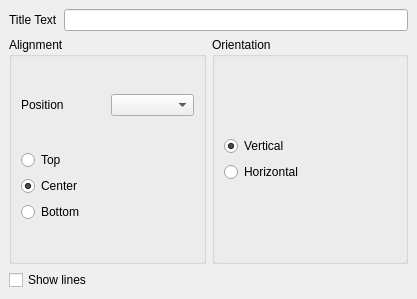
<ui version="4.0" >
 <class>KDChartLegendPropertiesWidget</class>
 <widget class="QWidget" name="KDChartLegendPropertiesWidget" >
  <property name="geometry" >
   <rect>
    <x>0</x>
    <y>0</y>
    <width>417</width>
    <height>299</height>
   </rect>
  </property>
  <layout class="QVBoxLayout" >
   <property name="margin" >
    <number>9</number>
   </property>
   <property name="spacing" >
    <number>6</number>
   </property>
   <item>
    <layout class="QHBoxLayout" >
     <property name="margin" >
      <number>0</number>
     </property>
     <property name="spacing" >
      <number>6</number>
     </property>
     <item>
      <widget class="QLabel" name="titleTextLB" >
       <property name="text" >
        <string>Title Text</string>
       </property>
      </widget>
     </item>
     <item>
      <widget class="QLineEdit" name="titleTextED" />
     </item>
    </layout>
   </item>
   <item>
    <layout class="QHBoxLayout" >
     <property name="margin" >
      <number>0</number>
     </property>
     <property name="spacing" >
      <number>6</number>
     </property>
     <item>
      <widget class="QGroupBox" name="alignmentGB" >
       <property name="title" >
        <string>Alignment</string>
       </property>
       <layout class="QVBoxLayout" >
        <property name="margin" >
         <number>9</number>
        </property>
        <property name="spacing" >
         <number>6</number>
        </property>
        <item>
         <layout class="QHBoxLayout" >
          <property name="margin" >
           <number>0</number>
          </property>
          <property name="spacing" >
           <number>6</number>
          </property>
          <item>
           <widget class="QLabel" name="positionLB" >
            <property name="text" >
             <string>Position</string>
            </property>
           </widget>
          </item>
          <item>
           <widget class="QComboBox" name="mPositionCombo" />
          </item>
         </layout>
        </item>
        <item>
         <layout class="QVBoxLayout" >
          <property name="margin" >
           <number>0</number>
          </property>
          <property name="spacing" >
           <number>6</number>
          </property>
          <item>
           <widget class="QRadioButton" name="topLeftRB" >
            <property name="text" >
             <string>Top</string>
            </property>
           </widget>
          </item>
          <item>
           <widget class="QRadioButton" name="centerRB" >
            <property name="text" >
             <string>Center</string>
            </property>
            <property name="checked" >
             <bool>true</bool>
            </property>
           </widget>
          </item>
          <item>
           <widget class="QRadioButton" name="bottomRightRB" >
            <property name="text" >
             <string>Bottom</string>
            </property>
           </widget>
          </item>
         </layout>
        </item>
       </layout>
      </widget>
     </item>
     <item>
      <widget class="QGroupBox" name="OrientationGB" >
       <property name="title" >
        <string>Orientation</string>
       </property>
       <layout class="QGridLayout" >
        <property name="margin" >
         <number>9</number>
        </property>
        <property name="spacing" >
         <number>6</number>
        </property>
        <item row="0" column="0" >
         <layout class="QVBoxLayout" >
          <property name="margin" >
           <number>0</number>
          </property>
          <property name="spacing" >
           <number>6</number>
          </property>
          <item>
           <widget class="QRadioButton" name="verticalRB" >
            <property name="text" >
             <string>Vertical</string>
            </property>
            <property name="checked" >
             <bool>true</bool>
            </property>
           </widget>
          </item>
          <item>
           <widget class="QRadioButton" name="horizontalRB" >
            <property name="text" >
             <string>Horizontal</string>
            </property>
           </widget>
          </item>
         </layout>
        </item>
       </layout>
      </widget>
     </item>
    </layout>
   </item>
   <item>
    <widget class="QCheckBox" name="showLinesCB" >
     <property name="text" >
      <string>Show lines</string>
     </property>
    </widget>
   </item>
  </layout>
 </widget>
 <resources/>
 <connections/>
</ui>
